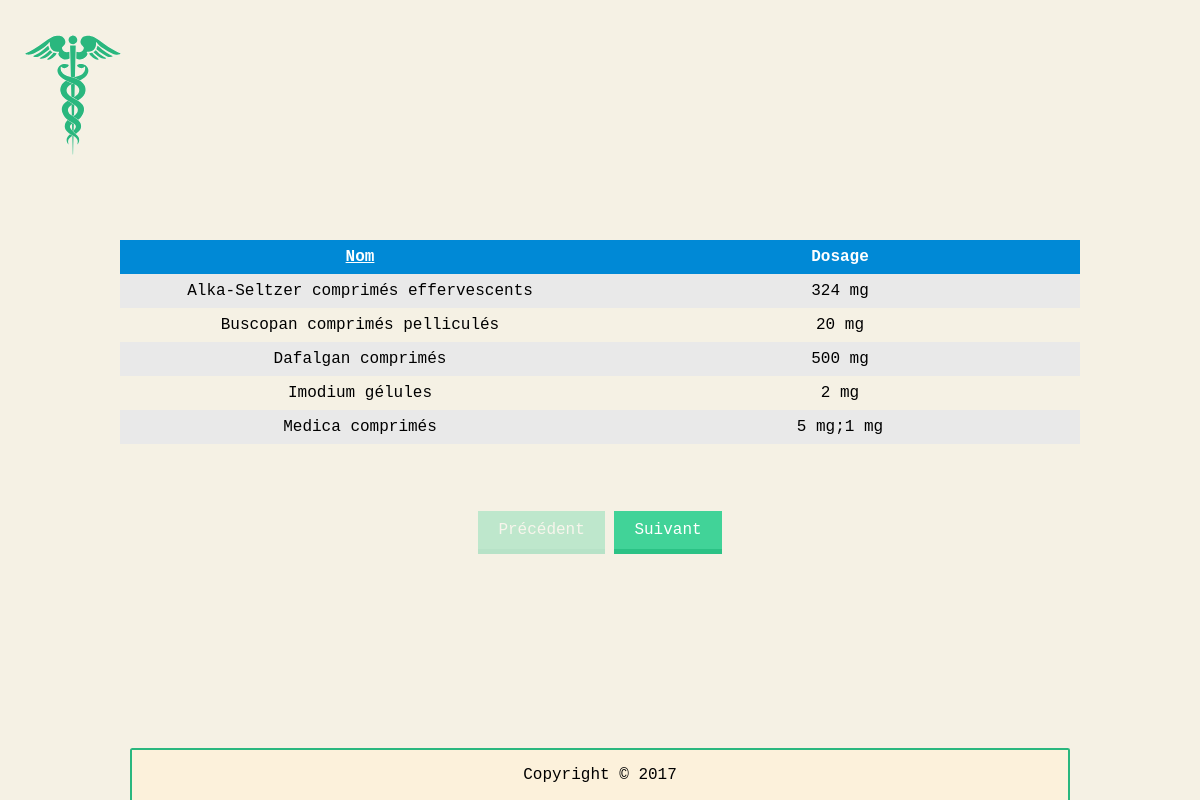
Page /insidePages/productList.php on the committed database.
### tables this page shows
CREATE TABLE IF NOT EXISTS Medicines (
    medicine_id INT(5) NOT NULL AUTO_INCREMENT,
    name VARCHAR(100) NOT NULL,
    dosage VARCHAR(64) NOT NULL,
    contraindications VARCHAR(500) NOT NULL,
    noticeLink VARCHAR(100) NOT NULL,
    CONSTRAINT pk_Medicines PRIMARY KEY(medicine_id)
);

### include/medicines.php (the view, shortened to what this page needs)
<?php
    if (!isset($current_id)) {
        $current_id = 0;
    }
    $reponse = $bd->prepare('SELECT name, medicine_id, dosage FROM Medicines ORDER BY name;');
    $reponse->execute();
?>
<section id="cslide-slides" class="cslide-slides-master clearfix">
    <div class="cslide-slides-container clearfix">
<?php
    $items = 0;
    while ($donnees = $reponse->fetch()) {
        if ($items % 5 == 0) {
            ?>
            <div class="cslide-slide">
                <div class="slide-content">
            <table>
                <tr class="first">
                    <?php if ($current_id == 1) { ?>
                        <th>ID du produit</th>
                        <th class="special">Nom</th>
                        <th>Dosage</th>
                        <th class="choose">Modifier</th>
                    <?php } else { ?>
                        <th class="special">Nom</th>
                        <th>Dosage</th>
                    <?php } ?>
                </tr>
                <?php
        }
        if ($current_id == 1) { ?>
            <tr class="<?php echo $donnees['medicine_id']; ?>">
                <td class="line">
                    <?php echo $donnees['medicine_id']; ?>
                </td>
                <td class="line">
                    <?php echo $donnees['name']; ?>
                </td>
                <td class="line">
                    <?php echo $donnees['dosage']; ?>
                </td>
                <td class="choose">
                    <div class="mod button" id="mod<?php echo $donnees['medicine_id']; ?>">
                        <p>Modifier</p>
                    </div>
                </td>
            </tr>
        <?php
        } else { ?>
            <tr class="<?php echo $donnees['medicine_id']; ?>">
                <td class="line">
                    <?php echo $donnees['name']; ?>
                </td>
                <td class="line">
                    <?php echo $donnees['dosage']; ?>
                </td>
            </tr>
            <?php
        }
        $items += 1;
        if ($items % 5 == 0) {
                ?> </table>
            </div>
        </div> <?php
        }
    }
    ?></div>
    <div class="cslide-prev-next clearfix">
        <span class="cslide-prev">Précédent</span>
        <span class="cslide-next">Suivant</span>
    </div>
</section>

### insidePages/productList.php (shortened to what this page needs)
<!DOCTYPE html>
<html>
    <head>
        <link rel="stylesheet" href="../style/style.css">
        <link rel="stylesheet" href="../style/inside_style.css">
        <link rel="stylesheet" href="../style/slider.css" />
    </head>
    <body>
        <header>
            <div id="logo">
                <a href="../index.php">
                    <img src="../img/logo.svg" title="Accueil" alt="Logo" style="border-width:0" width="96" height="120">
                </a>
            </div>
        </header>
        <main>
            <div id="center">
                <?php
                    include '../connexion/connexion.php';
                    ?>
                    <div id="medicinesTable">
                        <?php include '../include/medicines.php'; ?>
                    </div>
            </div>
        </main>
        <?php include_once '../include/footer.php'; ?>
    </body>
</html>

### include/footer.php (shortened to what this page needs)
<footer>
    <div id="centerFooter"><p> Copyright © 2017 </p></div>
</footer>

### style/style.css (style rules this page uses)
html, body { margin: 0; padding: 0; width: 100%; font-family: Consolas, Monaco, 'Andale Mono', 'Ubuntu Mono', monospace; }
body { background-size: cover; background-attachment: fixed; background-repeat: no-repeat; background-position: center center; }
main { position: relative; top: 20vh; left: 0; z-index: 1; padding-bottom: 100px; }
#logo { position: absolute; top: 35px; left: 25px; }
footer { margin: 0 50%; border-radius: 2.5px 2.5px 0 0; transform: translateX(-50%); width: 78%; border-top: 2.5px solid #2AB77E; border-left: 2.5px solid #2AB77E; border-right: 2.5px solid #2AB77E; position: fixed; bottom: 0; left: 0; -webkit-backdrop-filter: blur(6px); }
footer #centerFooter { font-size: 1rem; text-align: center; }

### style/inside_style.css (style rules this page uses)
html, body { max-width: 100%; max-height: 100%; background-color: #F5F1E4; font-family: Consolas, Monaco, 'Andale Mono', 'Ubuntu Mono', monospace; }
main { position: relative; top: 240px; left: auto; z-index: 0; }
#center { width: 80%; margin: 0 auto; }
table { border-spacing: 0; text-align: center; border-collapse: collapse; }
.first { color:white; }
#medicinesTable .first { background-color: #0089D6; }
tr:nth-child(even) { background-color: #E9E9E9 }
th, td { padding: 8px; width: 25%; }
.special { text-decoration: underline; }
div .line { cursor: help; }

### style/slider.css (style rules this page uses)
.cslide-slides-master { overflow: hidden; margin-bottom: 60px; }
.cslide-slides-master:last-child { margin-bottom: 0; }
.cslide-slides-container { visibility: hidden; }
.cslide-slide { float: left; height: auto; margin-bottom: 70px; }
.cslide-prev-next { margin-bottom: 30px; display: none; text-align: center; -webkit-touch-callout: none; -webkit-user-select: none; -khtml-user-select: none; -moz-user-select: none; -ms-user-select: none; user-select: none; }
.cslide-prev, .cslide-next { display: inline-block; background: #41D398; color: #fff; padding: 10px 20px; border-bottom: solid 5px #2BC285; cursor: pointer; }
div.cslide-prev-next.clearfix { position: absolute; bottom: 30px; left: 0; right: 0; }
.cslide-disabled { opacity: 0.3; }

### insidePages/productList.php (style rules this page uses)
div .line { cursor: default; }

### rows in the picture
medicines: shows "Nom", name "Alka-Seltzer comprimés effervescents", dosage "324 mg"
medicines: name "Buscopan comprimés pelliculés", dosage "20 mg"
medicines: name "Dafalgan comprimés", dosage "500 mg"
medicines: name "Imodium gélules", dosage "2 mg"
medicines: name "Medica comprimés", dosage "5 mg;1 mg"
